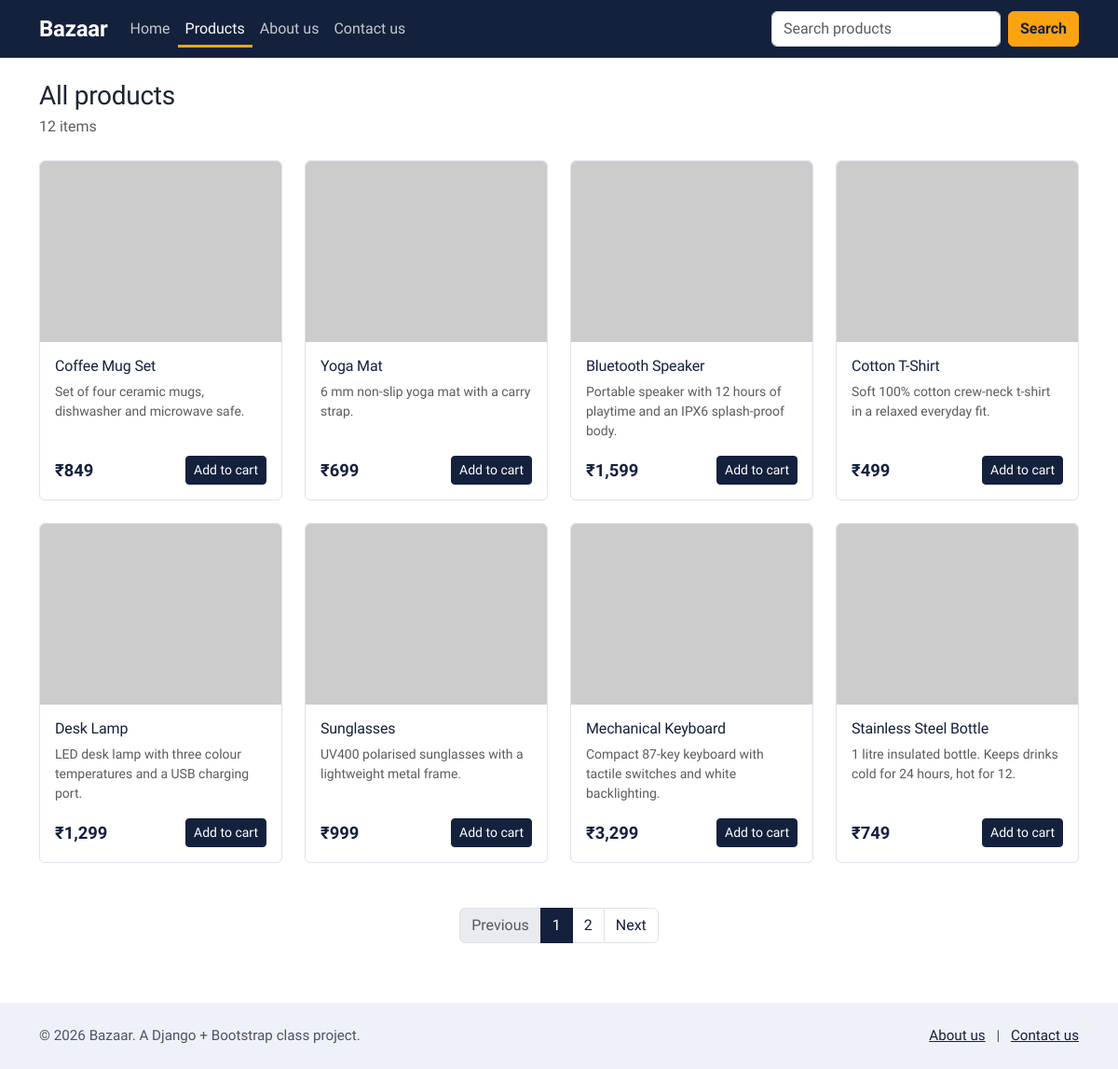
Screenshot of /products/ with the database file from the repository.
### store/models.py (models this page shows, shortened)
class Product(models.Model):
    title = models.CharField(max_length=200)
    description = models.TextField()
    price = models.DecimalField(max_digits=10, decimal_places=2)
    image_url = models.URLField(max_length=500)
    is_featured = models.BooleanField(
        default=False, help_text="Show this product in the home page carousel."
    )
    created_at = models.DateTimeField(auto_now_add=True)
    class Meta:
        db_table = "Product"
        ordering = ["-created_at", "-id"]

### store/views.py (the view)
# urls.py: path("products/", views.ProductListView.as_view(), name="product_list"),
class ProductListView(ListView):
    model = Product
    template_name = "store/product_list.html"
    context_object_name = "products"
    paginate_by = 8
    def get_queryset(self):
        queryset = super().get_queryset()
        query = self.request.GET.get("q", "").strip()
        if query:
            queryset = queryset.filter(title__icontains=query)
        return queryset
    def get_context_data(self, **kwargs):
        context = super().get_context_data(**kwargs)
        context["query"] = self.request.GET.get("q", "").strip()
        return context

### store/templates/store/product_list.html (shortened to what this page needs)
{% extends "store/base.html" %}
{% block content %}
<section class="container pt-4">
  <div class="d-flex flex-column flex-sm-row justify-content-between align-items-sm-end mb-4 gap-2">
    <div>
      <h1 class="h3 mb-1">{% if query %}Results for "{{ query }}"{% else %}All products{% endif %}</h1>
      <p class="text-muted mb-0">{{ paginator.count }} item{{ paginator.count|pluralize }}</p>
    </div>
  </div>
  {% if products %}
  <div class="row row-cols-1 row-cols-sm-2 row-cols-lg-4 g-4">
    {% for product in products %}
      <div class="col">{% include "store/_product_card.html" %}</div>
    {% endfor %}
  </div>
  {% if is_paginated %}
  <nav class="mt-5" aria-label="Product pages">
    <ul class="pagination justify-content-center">
      {% if page_obj.has_previous %}
        <li class="page-item"><a class="page-link" href="?page={{ page_obj.previous_page_number }}{% if query %}&q={{ query|urlencode }}{% endif %}">Previous</a></li>
      {% else %}
        <li class="page-item disabled"><span class="page-link">Previous</span></li>
      {% endif %}
      {% for num in paginator.page_range %}
        <li class="page-item {% if num == page_obj.number %}active{% endif %}">
          <a class="page-link" href="?page={{ num }}{% if query %}&q={{ query|urlencode }}{% endif %}">{{ num }}</a>
        </li>
      {% endfor %}
      {% if page_obj.has_next %}
        <li class="page-item"><a class="page-link" href="?page={{ page_obj.next_page_number }}{% if query %}&q={{ query|urlencode }}{% endif %}">Next</a></li>
      {% else %}
        <li class="page-item disabled"><span class="page-link">Next</span></li>
      {% endif %}
    </ul>
  </nav>
  {% endif %}
  {% else %}
  <div class="text-center py-5">
    <p class="lead mb-1">No products found.</p>
    <p class="text-muted">Try a different search, or add products in the admin panel.</p>
  </div>
  {% endif %}
</section>
{% endblock %}

### store/templates/store/_product_card.html
<div class="card product-card h-100">
  <img src="{{ product.image_url }}" class="card-img-top" alt="{{ product.title }}" loading="lazy">
  <div class="card-body d-flex flex-column">
    <h2 class="h6 card-title">{{ product.title }}</h2>
    <p class="card-text text-muted small">{{ product.description|truncatechars:80 }}</p>
    <div class="mt-auto d-flex justify-content-between align-items-center">
      <span class="price">&#8377;{{ product.price|floatformat:"0g" }}</span>
      <button type="button" class="btn btn-sm btn-ink">Add to cart</button>
    </div>
  </div>
</div>

### store/static/store/css/style.css (style rules this page uses)
:root { --ink: #14213d; --sun: #fca311; --sun-dark: #e18f00; --mist: #eef1f7; --line: #dde2ec; --bs-body-font-family: "Source Sans 3", system-ui, sans-serif; --bs-body-color: #1c2333; --bs-body-bg: #ffffff; }
h1, h2, h3, h4, h5, h6, .navbar-brand, .display-6 { font-family: "Bricolage Grotesque", system-ui, sans-serif; font-weight: 700; color: var(--ink); letter-spacing: -0.01em; }
a { color: var(--ink); }
.btn-ink { background: var(--ink); border-color: var(--ink); color: #fff; }
.product-card { border: 1px solid var(--line); border-radius: 6px; overflow: hidden; }
.product-card .card-img-top { aspect-ratio: 4 / 3; object-fit: cover; background: var(--mist); }
.product-card .card-title { color: var(--ink); }
.price { font-family: "Bricolage Grotesque", system-ui, sans-serif; font-weight: 700; font-size: 1.15rem; color: var(--ink); }
.pagination { --bs-pagination-active-bg: var(--ink); --bs-pagination-active-border-color: var(--ink); --bs-pagination-color: var(--ink); }

### rows the page displays
Product: title "Coffee Mug Set", description "Set of four ceramic mugs, dishwasher and microwave safe.", price "849"
Product: title "Yoga Mat", description "6 mm non-slip yoga mat with a carry strap.", price "699"
Product: title "Bluetooth Speaker", description "Portable speaker with 12 hours of playtime and an IPX6 splash-proof body.", price "1,599"
Product: title "Cotton T-Shirt", description "Soft 100% cotton crew-neck t-shirt in a relaxed everyday fit.", price "499"
Product: title "Desk Lamp", description "LED desk lamp with three colour temperatures and a USB charging port.", price "1,299"
Product: title "Sunglasses", description "UV400 polarised sunglasses with a lightweight metal frame.", price "999"
Product: title "Mechanical Keyboard", description "Compact 87-key keyboard with tactile switches and white backlighting.", price "3,299"
Product: title "Stainless Steel Bottle", description "1 litre insulated bottle. Keeps drinks cold for 24 hours, hot for 12.", price "749"

### other values shown
{{ paginator.count }} "12"
{{ num }} "1" "2"
